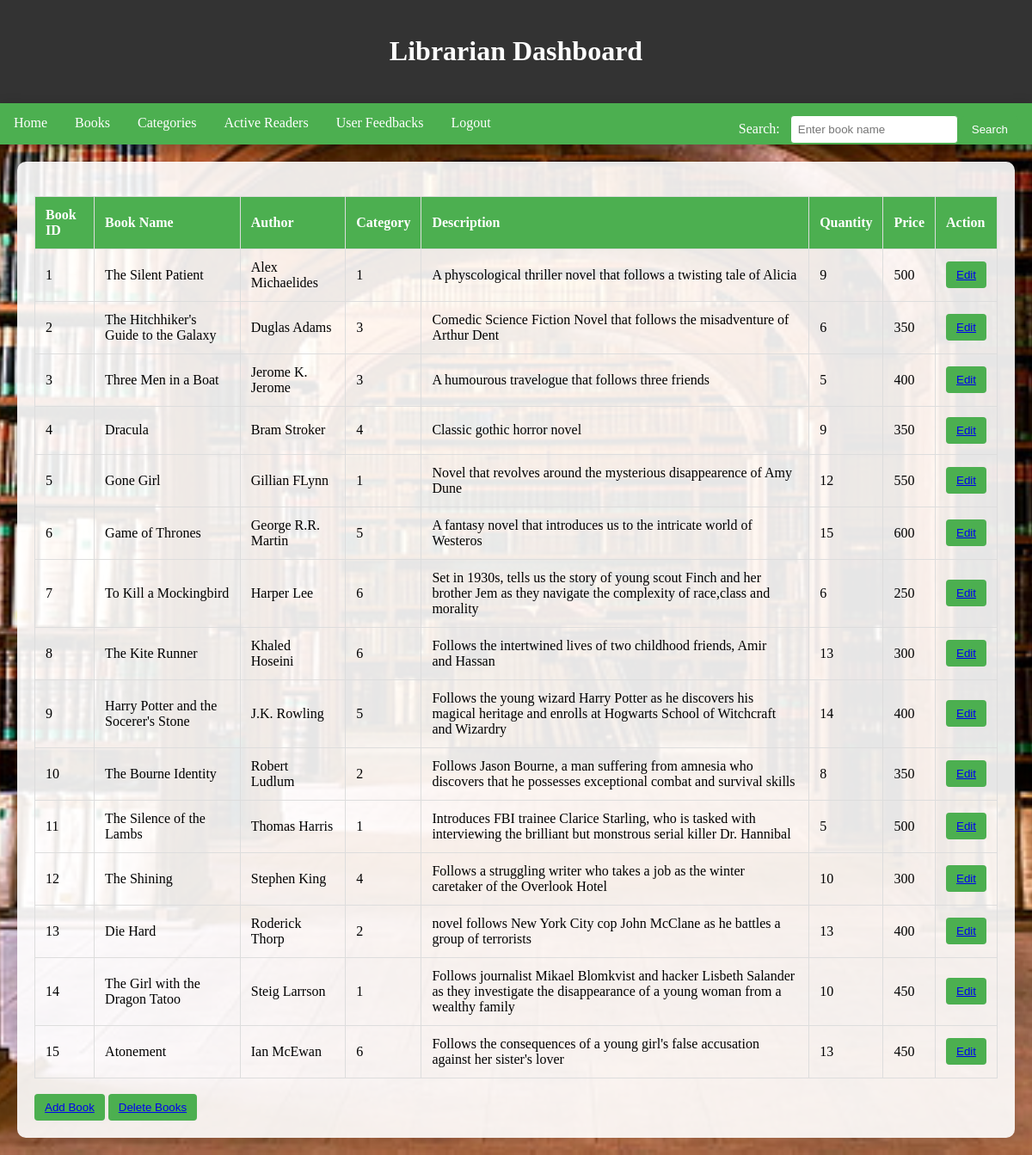
/books, run on the app's committed database.
### application/models.py (models this page shows, shortened)
class Product(db.Model):
    id = db.Column(db.Integer, primary_key=True, autoincrement=True)
    name = db.Column(db.String(255), nullable=False)
    author = db.Column(db.String(255), nullable=True)
    description = db.Column(db.String(255), nullable=True)
    category = db.Column(db.String(255), nullable=True)
    quantity = db.Column(db.Integer, nullable=False)
    price = db.Column(db.Integer, nullable=False)
    category_id = db.Column(db.Integer, db.ForeignKey("category.id"), nullable=False)

### application/routes.py (the view)
@app.route('/books')
def books():
    books = Product.query.all()
    categories = Category.query.all()
    return render_template('books.html', books=books)

### templates/books.html (shortened to what this page needs)
<!DOCTYPE html>
<html lang="en">
<head>
</head>
<body>
    <header>
        <h1>Librarian Dashboard</h1>
    </header>
    <nav>
        <a href="{{ url_for('librarian_dashboard') }}">Home</a>
        <a href="{{ url_for('books') }}">Books</a>
        <a href="{{ url_for('categories') }}">Categories</a>
        <a href="{{ url_for('active_readers') }}">Active Readers</a>
        <a href="{{ url_for('feedbacks') }}">User Feedbacks</a>
        <a href="{{ url_for('librarian_logout') }}">Logout</a>
        <form action="{{ url_for('search_results') }}" method="post">
            <label for="search">Search:</label>
            <input type="text" id="search" name="search" placeholder="Enter book name">
            <button type="submit">Search</button>
        </form>
    </nav>
    <section>
        <table>
            <tr>
                <th>Book ID</th>
                <th>Book Name</th>
                <th>Author</th>
                <th>Category</th>
                <th>Description</th>
                <th>Quantity</th>
                <th>Price</th>
                <th>Action</th>
            </tr>
            {% for book in books %}
            <tr>
                <td>{{ book.id }}</td>
                <td>{{ book.name }}</td>
                <td>{{ book.author }}</td>
                <td>{{ book.category_id }}</td>
                <td>{{ book.description }}</td>
                <td>{{ book.quantity }}</td>
                <td>{{ book.price }}</td>
                <td>
                    <button><a href="{{ url_for('edit_book', id=book.id) }}">Edit</a></button>
                </td>
            </tr>
            {% endfor %}
        </table>
        <br>
        <button><a href="{{ url_for('add_book') }}">Add Book</a></button>
        <button><a href="{{ url_for('delete_books') }}">Delete Books</a></button>
    </section>
</body>
</html>

### templates/books.html (style rules this page uses)
body { font-family: 'Bradley Hand', cursive; margin: 0; padding: 0; background: url('static/images/1.jpg') center/cover no-repeat fixed; }
header { background-color: #333; padding: 20px; color: white; text-align: center; box-shadow: 0 5px 15px rgba(0, 0, 0, 0.3); }
nav { background-color: #4CAF50; overflow: hidden; box-shadow: 0 5px 15px rgba(0, 0, 0, 0.3); }
nav a { float: left; display: block; color: white; text-align: center; padding: 14px 16px; text-decoration: none; transition: background-color 0.3s; border-bottom: 2px solid transparent; }
nav form { float: right; margin-top: 14px; margin-right: 16px; }
nav label { color: white; margin-right: 8px; }
nav input[type="text"] { padding: 8px; border: 1px solid #4CAF50; border-radius: 4px; outline: none; }
nav button { padding: 8px 12px; background-color: #4CAF50; color: white; border: none; border-radius: 4px; cursor: pointer; transition: background-color 0.3s; }
section { padding: 20px; background-color: rgba(255, 255, 255, 0.9); box-shadow: 0 5px 15px rgba(0, 0, 0, 0.1); border-radius: 10px; margin: 20px; transition: box-shadow 0.3s; }
section table { width: 100%; border-collapse: collapse; margin-top: 20px; }
section th, section td { border: 1px solid #ddd; padding: 12px; text-align: left; }
section th { background-color: #4CAF50; color: white; }
section td:last-child { text-align: center; }
section button { background-color: #4CAF50; color: white; padding: 8px 12px; border: none; border-radius: 4px; text-decoration: none; cursor: pointer; transition: background-color 0.3s; }

### data on the page
Product: id "1", name "The Silent Patient", author "Alex Michaelides", category_id "1", description "A physcological thriller novel that follows a twisting tale of Alicia", quantity "9", price "500"
Product: id "2", name "The Hitchhiker's Guide to the Galaxy", author "Duglas Adams", category_id "3", description "Comedic Science Fiction Novel that follows the misadventure of Arthur Dent", quantity "6", price "350"
Product: id "3", name "Three Men in a Boat", author "Jerome K. Jerome", category_id "3", description "A humourous travelogue that follows three friends", quantity "5", price "400"
Product: id "4", name "Dracula", author "Bram Stroker", category_id "4", description "Classic gothic horror novel", quantity "9", price "350"
Product: id "5", name "Gone Girl", author "Gillian FLynn", category_id "1", description "Novel that revolves around the mysterious disappearence of Amy Dune", quantity "12", price "550"
Product: id "6", name "Game of Thrones", author "George R.R. Martin", category_id "5", description "A fantasy novel that introduces us to the intricate world of Westeros", quantity "15", price "600"
Product: id "7", name "To Kill a Mockingbird", author "Harper Lee", category_id "6", description "Set in 1930s, tells us the story of young scout Finch and her brother Jem as they navigate the complexity of race,class and morality", quantity "6", price "250"
Product: id "8", name "The Kite Runner", author "Khaled Hoseini", category_id "6", description "Follows the intertwined lives of two childhood friends, Amir and Hassan", quantity "13", price "300"
Product: id "9", name "Harry Potter and the Socerer's Stone", author "J.K. Rowling", category_id "5", description "Follows the young wizard Harry Potter as he discovers his magical heritage and enrolls at Hogwarts School of Witchcraft and Wizardry", quantity "14", price "400"
Product: id "10", name "The Bourne Identity", author "Robert Ludlum", category_id "2", description "Follows Jason Bourne, a man suffering from amnesia who discovers that he possesses exceptional combat and survival skills", quantity "8", price "350"
Product: id "11", name "The Silence of the Lambs", author "Thomas Harris", category_id "1", description "Introduces FBI trainee Clarice Starling, who is tasked with interviewing the brilliant but monstrous serial killer Dr. Hannibal", quantity "5", price "500"
Product: id "12", name "The Shining", author "Stephen King", category_id "4", description "Follows a struggling writer who takes a job as the winter caretaker of the Overlook Hotel", quantity "10", price "300"
Product: id "13", name "Die Hard", author "Roderick Thorp", category_id "2", description "novel follows New York City cop John McClane as he battles a group of terrorists", quantity "13", price "400"
Product: id "14", name "The Girl with the Dragon Tatoo", author "Steig Larrson", category_id "1", description "Follows journalist Mikael Blomkvist and hacker Lisbeth Salander as they investigate the disappearance of a young woman from a wealthy family", quantity "10", price "450"
Product: id "15", name "Atonement", author "Ian McEwan", category_id "6", description "Follows the consequences of a young girl's false accusation against her sister's lover", quantity "13", price "450"
